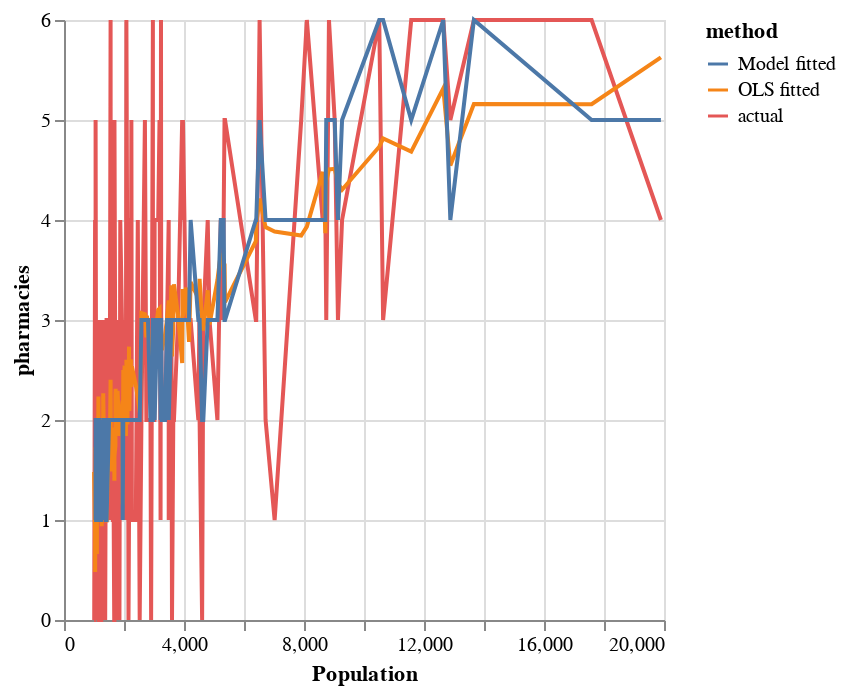

The notebook cell saved with this chart:
### Code cell
#Creating the line graph

AllData |>
@vlplot(:line,enc={x=:Population,y=:pharmacies,color=:method})

### Figure 1 — Vega-Lite specification as saved in the notebook (floating-point values rounded to 4 significant figures; data arrays with more than 128 entries replaced by an {"elided": "..."} marker saying what was removed)
{"data": {"values": {"elided": "450 records"}}, "encoding": {"color": {"field": "method", "type": "nominal"}, "x": {"field": "Population", "type": "quantitative"}, "y": {"field": "pharmacies", "type": "quantitative"}}, "mark": "line"}
